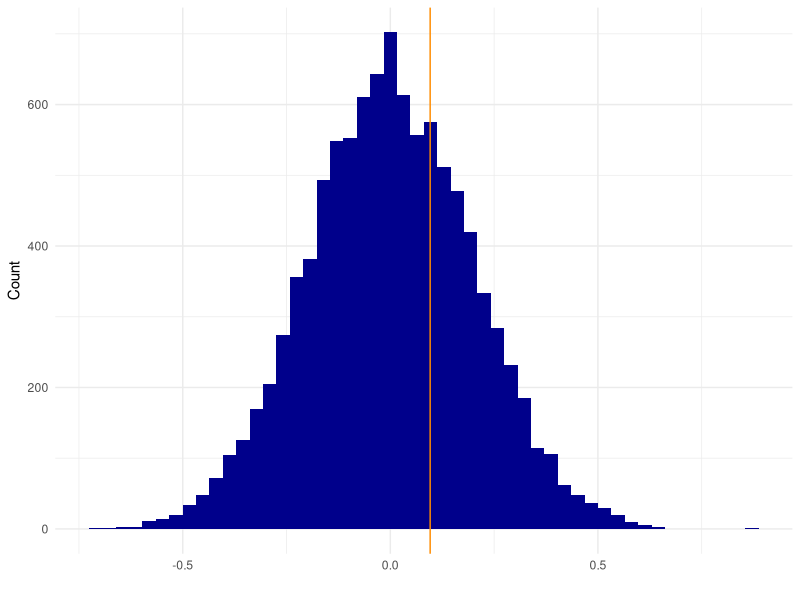
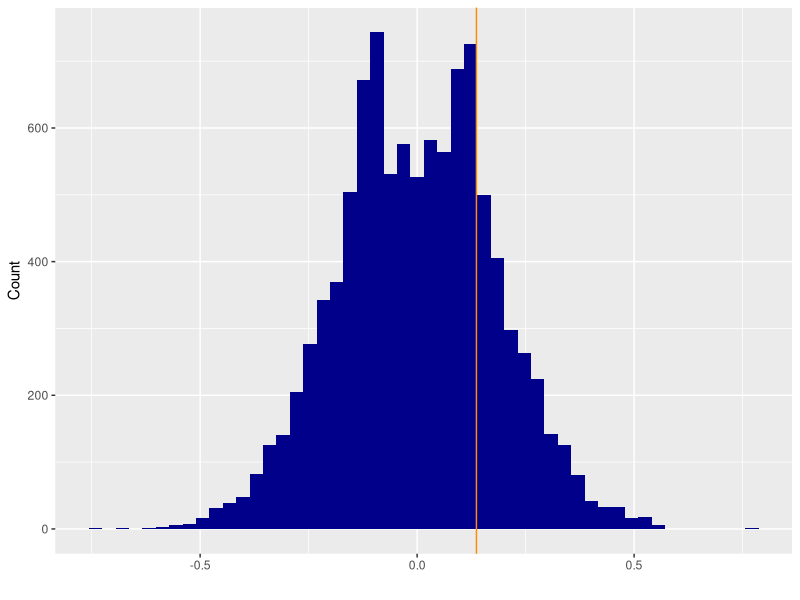

Reproduce these figures in R, in order.
## ---- chunk 1
# Load libraries
library(tidyverse)
## ---- chunk 2
permutation_mean <- function(dataset, name, count, group1, group2, no_perm=10000){
#permute and save difference in mean per round
dataset <- dataset %>% rename("count"=count, "name"=name)
r <- rep(NA,no_perm)  
for (i in 1:length(r)) {
  #shuffle dataset
  p <- cbind(vec1 = dataset$name, count = sample(dataset$count)) %>% 
    as_tibble()
  
  #calculate mean for group 1
  g1 <- p %>% 
    filter(vec1 == group1) %>% 
    summarise(mean(as.numeric(count)))
  
  #calculate mean for group 2
  g2 <- p %>% 
    filter(vec1 == group2) %>% 
    summarise(mean(as.numeric(count))) 
  
  #add difference in mean to vector
  r[i] <- as.numeric(g1) - as.numeric(g2)
  
  if(i%%1000==0) {        #tracker
    cat(i, "\n")
    flush.console()
  }
}

#create df with values for null distribution
pd <- data.frame(i=1:length(r), value=r) %>% 
  tbl_df()

#the observed difference
observed <- (dataset %>% filter(name == group1) %>% summarise(mean(as.numeric(count))))-(dataset %>% filter(name==group2) %>% summarise(mean(as.numeric(count))))

#plotting the null distribution and observed difference with the observed as a line
plot <- ggplot(data = pd, mapping = aes(x=value)) + 
  geom_histogram(fill="darkblue", bins=50) +
  geom_vline(color="darkorange",xintercept = as.numeric(observed)) + 
  xlab("")+
  ylab("Count")+
  theme_minimal()

#permuted p-value. 1 is added because we always expect the next one to be significant (of permuted values)
p_value <- ((sum(abs(r) >= abs(observed[,1]))+1)/(length(r)+1))
return (list(p_value, plot))
}


names <- c(replicate(50,"Something"), replicate(50, "Something_else"))
test <- as.tibble(rnorm(100)) %>% mutate(names=names)

permutation_mean(test, "names", "value", "Something", "Something_else")

## ---- chunk 3
permutation_median <- function(dataset, name, count, group1, group2, no_perm=10000, plot=FALSE) {
  #permute and save difference in mean per round
  dataset <- dataset %>% rename("count"=count, "name"=name)
  r <- rep(NA,no_perm)
  
  # Progress bar
  pb <- txtProgressBar(min = 1, max = no_perm, style = 3)
  
  for (i in 1:length(r)) {
    setTxtProgressBar(pb, i)
    #shuffle dataset
    p <- cbind(vec = dataset$name, count = sample(dataset$count)) %>% as_tibble()
  
    #calculate median for group 1 and group 2
    g1 <- p %>% filter(vec == group1) %>% summarise(median(as.numeric(count)))
    g2 <- p %>% filter(vec == group2) %>% summarise(median(as.numeric(count))) 
  
    #add difference in median to vector
    r[i] <- as.numeric(g1) - as.numeric(g2)
  }
  close(pb)

  #create df with values for null distribution
  pd <- data.frame(i=1:length(r), value=r) %>% tbl_df()

  #the observed difference
  observed <- (dataset %>% filter(name == group1) %>%
                summarise(median(as.numeric(count))))-(dataset %>% filter(name==group2) %>%
                summarise(median(as.numeric(count))))

  # If statement to plot or not
  if (plot == TRUE) {
    #plotting the null distribution and observed difference with the observed as a line
    plot <- ggplot(data = pd, mapping = aes(x=value)) + 
      geom_histogram(fill="darkblue", bins=50) +
      geom_vline(color="darkorange",xintercept = as.numeric(observed)) + 
      xlab("")+
      ylab("Count")

    # NICE PRINTING FOR TEST
    # Permuted p-value. 1 is added because we always expect the next one to be significant (of permuted values)
    #
    m1 <- test %>% filter(names == group1) %>% summarise(median(value))
    m2 <- test %>% filter(names == group2) %>% summarise(median(value))
    estimate <- c(as.numeric(m1),as.numeric(m2),as.numeric(observed))
    names(estimate) <- c("Median first group","Median second group","Observed median difference")
    #
    p_value <- ((sum(abs(r) >= abs(observed[,1]))+1)/(length(r)+1))
    names(p_value) <- "p-value"
    #
    result = list(method = "Permutation Test (Median)", p.value = p_value,
                  estimate = estimate,
                  data.name = sprintf("Permutation for group: %s and %s", group1, group2))
    class(result) <- "htest"
    
    print(result)
    return(plot)
  } else if (plot == FALSE) {
    # NICE PRINTING FOR TEST
    # Permuted p-value. 1 is added because we always expect the next one to be significant (of permuted values)
    #
    m1 <- test %>% filter(names == group1) %>% summarise(median(value))
    m2 <- test %>% filter(names == group2) %>% summarise(median(value))
    estimate <- c(as.numeric(m1),as.numeric(m2),as.numeric(observed))
    names(estimate) <- c("Median first group","Median second group","Observed median difference")
    #
    p_value <- ((sum(abs(r) >= abs(observed[,1]))+1)/(length(r)+1))
    names(p_value) <- "p-value"
    #
    result = list(method = "Permutation Test (Median)", p.value = p_value,
                  estimate = estimate,
                  data.name = sprintf("Permutation for group: %s and %s", group1, group2))
    class(result) <- "htest"
    
    print(result)
  }
}

names <- c(replicate(50,"GROUP1"), replicate(50, "GROUP2"))
test <- as.tibble(rnorm(100)) %>% mutate(names=names)

permutation_median(test, "names", "value", "GROUP1", "GROUP2", plot = T)
